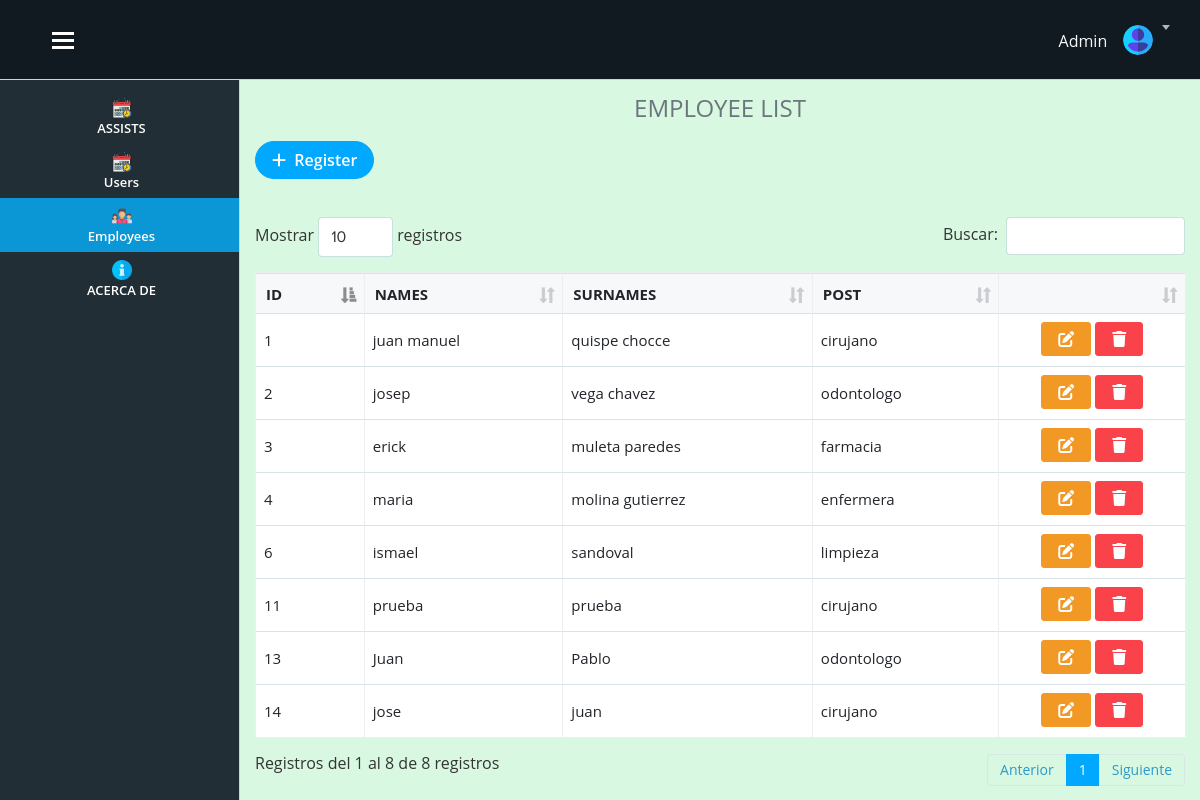
/vista/employees.php (signed in), run on the app's committed database.
### tables this page shows
CREATE TABLE `empleado` (
  `id_empleado` int(11) NOT NULL,
  `nombre` varchar(100) DEFAULT NULL,
  `apellido` varchar(255) DEFAULT NULL,
  `dni` varchar(255) NOT NULL,
  `cargo` int(11) NOT NULL
);

CREATE TABLE `cargo` (
  `id_cargo` int(11) NOT NULL,
  `nombre` varchar(100) DEFAULT NULL
);

### vista/employees.php (the view, shortened to what this page needs)
<?php require('./layout/topbar.php'); ?>
<?php require('./layout/sidebar.php'); ?>
<link rel="stylesheet" href="public/styles/styles.css">
<div class="page-content">
    <h4 class="text-center text-secondary" style="color:grey">EMPLOYEE LIST</h4>
    <?php
        include "../model/connection.php";
        $sql=$connect->query("SELECT
        empleado.id_empleado,
        empleado.nombre,
        empleado.apellido,
        empleado.dni,
        empleado.cargo,
        cargo.nombre as 'nom_cargo'
        FROM empleado
        INNER JOIN cargo ON empleado.cargo = cargo.id_cargo");
    ?>
    <a href="register_employee.php" class="btn btn-primary btn-rounded mb-3"><i class="fa-solid fa-plus"></i>&nbsp; Register</a><br><br>
    <table class="table table-bordered table-hover col-12" id="example">
    <thead>
        <tr>
        <th scope="col">ID</th>
        <th scope="col">NAMES</th>
        <th scope="col">SURNAMES</th>
        <th scope="col">POST</th>
        <th></th>
        </tr>
    </thead>
    <tbody>
    <?php
while ($data = $sql->fetch_object()) {
?>
    <tr>
        <td><?= $data->id_empleado ?></td>
        <td><?= $data->nombre ?></td>
        <td><?= $data->apellido ?></td>
        <td><?= $data->nom_cargo ?></td>
        <td style="position: relative; text-align: center;">
            <a href="edit_user.php?id=<?= $data->id_empleado ?>" data-toggle="modal" data-target="#exampleModal<?= $data->id_empleado?>" class="btn btn-warning"><i class="fa-solid fa-pen-to-square"></i></a>
            <a href="users.php?id=<?= $data->id_empleado ?>" onclick="warning(event)" class="btn btn-danger"><i class="fa-solid fa-trash"></i></a>
        </td>
    </tr>
<?php
}
?>
    </tbody>
</table>
</div>
</div>
<?php require('./layout/footer.php'); ?>

### vista/layout/topbar.php (shortened to what this page needs)
<!doctype html>
<html lang="es">
<head>
    <head lang="es">
        <link href="../public/app/publico/css/lib/font-awesome/font-awesome.min.css" rel="stylesheet">
        <link href="../public/bootstrap5/css/bootstrap.min.css" rel="stylesheet">
        <link rel="stylesheet" href="../public/app/publico/css/lib/lobipanel/lobipanel.min.css">
        <link rel="stylesheet" href="../public/app/publico/css/separate/vendor/lobipanel.min.css">
        <link rel="stylesheet" href="../public/app/publico/css/lib/jqueryui/jquery-ui.min.css">
        <link rel="stylesheet" href="../public/app/publico/css/separate/pages/widgets.min.css">
        <link rel="stylesheet" href="../public/fontawesome/css/all.min.css">
        <link rel="stylesheet" href="../public/fontawesome/css/fontawesome.min.css">
        <link rel="stylesheet" href="../public/app/publico/css/lib/datatables-net/datatables.min.css">
        <link rel="stylesheet" href="../public/app/publico/css/separate/vendor/datatables-net.min.css">
        <link href="../public/app/publico/css/lib/bootstrap/bootstrap.min.css" rel="stylesheet">
        <link href="../public/app/publico/css/main.css" rel="stylesheet">
        <link href="../public/app/publico/css/mis_estilos/estilos.css" rel="stylesheet">
        <link rel="stylesheet" type="text/css" href="../public/app/publico/css/lib/jquery-flex-label/jquery.flex.label.css">
        <link href="../public/principal/css/estilos.css" rel="stylesheet">
        <link href="../public/pnotify/css/pnotify.css" rel="stylesheet" />
        <link href="../public/pnotify/css/pnotify.buttons.css" rel="stylesheet" />
        <link href="../public/pnotify/css/custom.min.css" rel="stylesheet" />
    </head>
</head>
<body class="with-side-menu">
    <div id="app">
        <header class="site-header">
            <div class="container-fluid" style="padding-left: 40px;">
                <button id="show-hide-sidebar-toggle" class="show-hide-sidebar">
                    <span>toggle menu</span>
                </button>
                <div class="site-header-content">
                    <div class="site-header-content-in">
                        <div class="site-header-shown">
                            <div class="dropdown dropdown-notification">
                                <h6 class="text-light mt-2">
                                    Admin
                                </h6>
                            </div>
                            <div class="dropdown user-menu">
                                <button class="dropdown-toggle" id="dd-user-menu" type="button" data-toggle="dropdown" aria-haspopup="true" aria-expanded="false">
                                    <img src="../public/app/publico/img/user.svg" alt="">
                                </button>
                            </div>
                        </div>
                    </div>
                </div>
            </div>
        </header>

### vista/layout/sidebar.php
<nav class="side-menu">
            <ul class="side-menu-list p-0">
                <li class="red">
                    <a href="inicio.php" class="activo">
                        <img src="../public/img-inicio/programar.png" class="img-inicio" alt="">
                        <span class="lbl">ASSISTS</span>
                    </a>
                </li>
                <li class="red">
                    <a href="users.php" class="activo">
                        <img src="../public/img-inicio/programar.png" class="img-inicio" alt="">
                        <span class="lbl">Users</span>
                    </a>
                </li>
                <li class="red">
                    <a href="employees.php" class="activo">
                        <img src="../public/img-inicio/team.png" class="img-inicio" alt="">
                        <span class="lbl">Employees</span>
                    </a>
                </li>
                <li class="red">
                    <a href="acerca.php" class="">
                        <img src="../public/img-inicio/info.png" class="img-inicio" alt="">
                        <span class="lbl">ACERCA DE</span>
                    </a>
                </li>
            </ul>
        </nav>

### vista/layout/footer.php (shortened to what this page needs)
</body>
</html>

### public/styles/styles.css (style rules this page uses)
* { margin: 0; padding: 0; box-sizing: border-box; }
body { font-family: "Dancing Script", cursive; font-family: "Open Sans", sans-serif; background: #d8f8e1; }

### vista/employees.php (style rules this page uses)
ul li:nth-child(3) .activo { background: rgb(11, 150, 214) !important; }

### vista/layout/topbar.php (style rules this page uses)
.page-content { margin-top: 70px; }

### data on the page
empleado: id_empleado "1", nombre "juan manuel", apellido "quispe chocce", cargo.nombre "cirujano"
empleado: id_empleado "2", nombre "josep", apellido "vega chavez", cargo.nombre "odontologo"
empleado: id_empleado "3", nombre "erick", apellido "muleta paredes", cargo.nombre "farmacia"
empleado: id_empleado "4", nombre "maria", apellido "molina gutierrez", cargo.nombre "enfermera"
empleado: id_empleado "6", nombre "ismael", apellido "sandoval", cargo.nombre "limpieza"
empleado: id_empleado "11", nombre "prueba", apellido "prueba", cargo.nombre "cirujano"
empleado: id_empleado "13", nombre "Juan", apellido "Pablo", cargo.nombre "odontologo"
empleado: id_empleado "14", nombre "jose", apellido "juan", cargo.nombre "cirujano"
